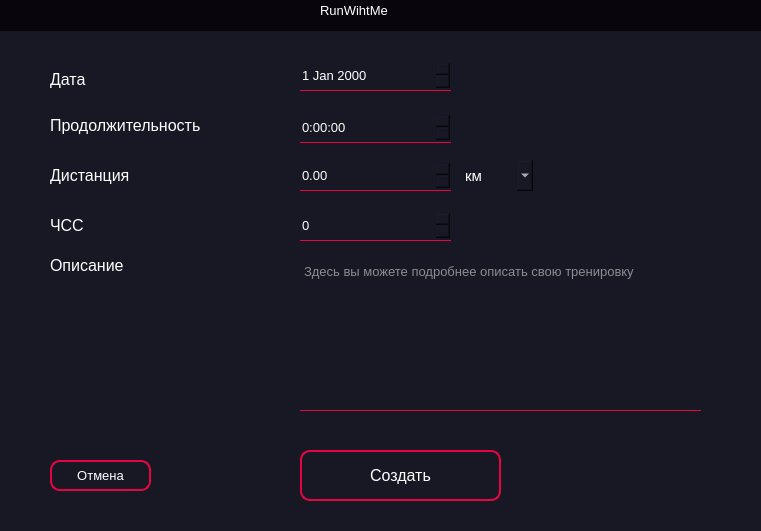
<?xml version="1.0" encoding="UTF-8"?>
<ui version="4.0">
 <class>Form</class>
 <widget class="QWidget" name="Form">
  <property name="windowModality">
   <enum>Qt::NonModal</enum>
  </property>
  <property name="geometry">
   <rect>
    <x>0</x>
    <y>0</y>
    <width>761</width>
    <height>531</height>
   </rect>
  </property>
  <property name="contextMenuPolicy">
   <enum>Qt::NoContextMenu</enum>
  </property>
  <property name="styleSheet">
   <string notr="true">*{
border:none;
background-color: rgb(24, 24, 36);
color:rgb(255,255,255);
}
</string>
  </property>
  <widget class="QTextEdit" name="description">
   <property name="geometry">
    <rect>
     <x>300</x>
     <y>260</y>
     <width>401</width>
     <height>151</height>
    </rect>
   </property>
   <property name="font">
    <font>
     <pointsize>10</pointsize>
    </font>
   </property>
   <property name="styleSheet">
    <string notr="true">border-bottom: 1px solid rgb(230, 5, 64);</string>
   </property>
   <property name="placeholderText">
    <string>Здесь вы можете подробнее описать свою тренировку</string>
   </property>
  </widget>
  <widget class="QSpinBox" name="heart">
   <property name="geometry">
    <rect>
     <x>300</x>
     <y>210</y>
     <width>151</width>
     <height>31</height>
    </rect>
   </property>
   <property name="font">
    <font>
     <pointsize>10</pointsize>
    </font>
   </property>
   <property name="styleSheet">
    <string notr="true">border-bottom: 1px solid rgb(230, 5, 64)</string>
   </property>
  </widget>
  <widget class="QDoubleSpinBox" name="diastance">
   <property name="geometry">
    <rect>
     <x>300</x>
     <y>160</y>
     <width>151</width>
     <height>31</height>
    </rect>
   </property>
   <property name="font">
    <font>
     <pointsize>10</pointsize>
    </font>
   </property>
   <property name="styleSheet">
    <string notr="true">border-bottom: 1px solid rgb(230, 5, 64)</string>
   </property>
  </widget>
  <widget class="QDateEdit" name="dateEdit">
   <property name="geometry">
    <rect>
     <x>300</x>
     <y>60</y>
     <width>151</width>
     <height>31</height>
    </rect>
   </property>
   <property name="font">
    <font>
     <pointsize>10</pointsize>
    </font>
   </property>
   <property name="styleSheet">
    <string notr="true">border-bottom: 1px solid rgb(230, 5, 64)</string>
   </property>
  </widget>
  <widget class="QTimeEdit" name="timeEdit">
   <property name="geometry">
    <rect>
     <x>300</x>
     <y>112</y>
     <width>151</width>
     <height>31</height>
    </rect>
   </property>
   <property name="font">
    <font>
     <pointsize>10</pointsize>
    </font>
   </property>
   <property name="styleSheet">
    <string notr="true">border-bottom: 1px solid rgb(230, 5, 64)</string>
   </property>
   <property name="minimumTime">
    <time>
     <hour>0</hour>
     <minute>0</minute>
     <second>0</second>
    </time>
   </property>
   <property name="currentSection">
    <enum>QDateTimeEdit::HourSection</enum>
   </property>
   <property name="displayFormat">
    <string>H:mm:ss</string>
   </property>
   <property name="time">
    <time>
     <hour>0</hour>
     <minute>0</minute>
     <second>0</second>
    </time>
   </property>
  </widget>
  <widget class="QPushButton" name="cancel">
   <property name="geometry">
    <rect>
     <x>50</x>
     <y>460</y>
     <width>101</width>
     <height>31</height>
    </rect>
   </property>
   <property name="font">
    <font>
     <pointsize>10</pointsize>
    </font>
   </property>
   <property name="styleSheet">
    <string notr="true">QPushButton{
	border: 1.5px solid rgb(230, 5, 64);
	border-radius: 10px;
}
QPushButton::hover{
	border: 3px solid rgb(230, 5, 64);
	border-radius: 10px;
}
QPushButton::pressed{
	border: 5px solid rgb(230, 5, 64);
	border-radius: 10px;
}</string>
   </property>
   <property name="text">
    <string>Отмена</string>
   </property>
  </widget>
  <widget class="QPushButton" name="create">
   <property name="geometry">
    <rect>
     <x>300</x>
     <y>450</y>
     <width>201</width>
     <height>51</height>
    </rect>
   </property>
   <property name="font">
    <font>
     <pointsize>12</pointsize>
    </font>
   </property>
   <property name="styleSheet">
    <string notr="true">QPushButton{
	border: 1.5px solid rgb(230, 5, 64);
	border-radius: 10px;
}
QPushButton::hover{
	border: 3px solid rgb(230, 5, 64);
	border-radius: 10px;
}
QPushButton::pressed{
	border: 5px solid rgb(230, 5, 64);
	border-radius: 10px;
}</string>
   </property>
   <property name="text">
    <string>Создать</string>
   </property>
  </widget>
  <widget class="QLabel" name="label">
   <property name="geometry">
    <rect>
     <x>50</x>
     <y>60</y>
     <width>229</width>
     <height>39</height>
    </rect>
   </property>
   <property name="font">
    <font>
     <pointsize>12</pointsize>
    </font>
   </property>
   <property name="styleSheet">
    <string notr="true">color: rgb(255, 255, 255);</string>
   </property>
   <property name="text">
    <string>Дата</string>
   </property>
  </widget>
  <widget class="QLabel" name="label_2">
   <property name="geometry">
    <rect>
     <x>50</x>
     <y>100</y>
     <width>229</width>
     <height>51</height>
    </rect>
   </property>
   <property name="font">
    <font>
     <pointsize>12</pointsize>
    </font>
   </property>
   <property name="styleSheet">
    <string notr="true">color: rgb(255, 255, 255);</string>
   </property>
   <property name="text">
    <string>Продолжительность</string>
   </property>
  </widget>
  <widget class="QLabel" name="label_4">
   <property name="geometry">
    <rect>
     <x>50</x>
     <y>210</y>
     <width>229</width>
     <height>31</height>
    </rect>
   </property>
   <property name="font">
    <font>
     <pointsize>12</pointsize>
    </font>
   </property>
   <property name="styleSheet">
    <string notr="true">color: rgb(255, 255, 255);</string>
   </property>
   <property name="text">
    <string>ЧСС</string>
   </property>
  </widget>
  <widget class="QLabel" name="label_3">
   <property name="geometry">
    <rect>
     <x>50</x>
     <y>150</y>
     <width>229</width>
     <height>51</height>
    </rect>
   </property>
   <property name="font">
    <font>
     <pointsize>12</pointsize>
    </font>
   </property>
   <property name="styleSheet">
    <string notr="true">color: rgb(255, 255, 255);</string>
   </property>
   <property name="text">
    <string>Дистанция</string>
   </property>
  </widget>
  <widget class="QLabel" name="label_5">
   <property name="geometry">
    <rect>
     <x>50</x>
     <y>250</y>
     <width>229</width>
     <height>31</height>
    </rect>
   </property>
   <property name="font">
    <font>
     <pointsize>12</pointsize>
    </font>
   </property>
   <property name="styleSheet">
    <string notr="true">color: rgb(255, 255, 255);</string>
   </property>
   <property name="text">
    <string>Описание</string>
   </property>
  </widget>
  <widget class="QFrame" name="frame">
   <property name="geometry">
    <rect>
     <x>0</x>
     <y>0</y>
     <width>761</width>
     <height>31</height>
    </rect>
   </property>
   <property name="styleSheet">
    <string notr="true">background-color: rgb(9, 5, 13);</string>
   </property>
   <property name="frameShape">
    <enum>QFrame::StyledPanel</enum>
   </property>
   <property name="frameShadow">
    <enum>QFrame::Raised</enum>
   </property>
   <widget class="QLabel" name="label_7">
    <property name="geometry">
     <rect>
      <x>320</x>
      <y>0</y>
      <width>131</width>
      <height>20</height>
     </rect>
    </property>
    <property name="font">
     <font>
      <pointsize>10</pointsize>
     </font>
    </property>
    <property name="text">
     <string>RunWihtMe</string>
    </property>
   </widget>
   <widget class="QPushButton" name="close">
    <property name="geometry">
     <rect>
      <x>730</x>
      <y>0</y>
      <width>31</width>
      <height>31</height>
     </rect>
    </property>
    <property name="styleSheet">
     <string notr="true"/>
    </property>
    <property name="text">
     <string/>
    </property>
    <property name="icon">
     <iconset resource="icons.qrc">
      <normaloff>:/icons/icons/x.svg</normaloff>:/icons/icons/x.svg</iconset>
    </property>
   </widget>
  </widget>
  <widget class="QComboBox" name="type_dist">
   <property name="geometry">
    <rect>
     <x>460</x>
     <y>160</y>
     <width>73</width>
     <height>31</height>
    </rect>
   </property>
   <property name="font">
    <font>
     <pointsize>11</pointsize>
    </font>
   </property>
   <item>
    <property name="text">
     <string>км</string>
    </property>
   </item>
   <item>
    <property name="text">
     <string>м</string>
    </property>
   </item>
  </widget>
 </widget>
 <resources>
  <include location="icons.qrc"/>
 </resources>
 <connections/>
</ui>
